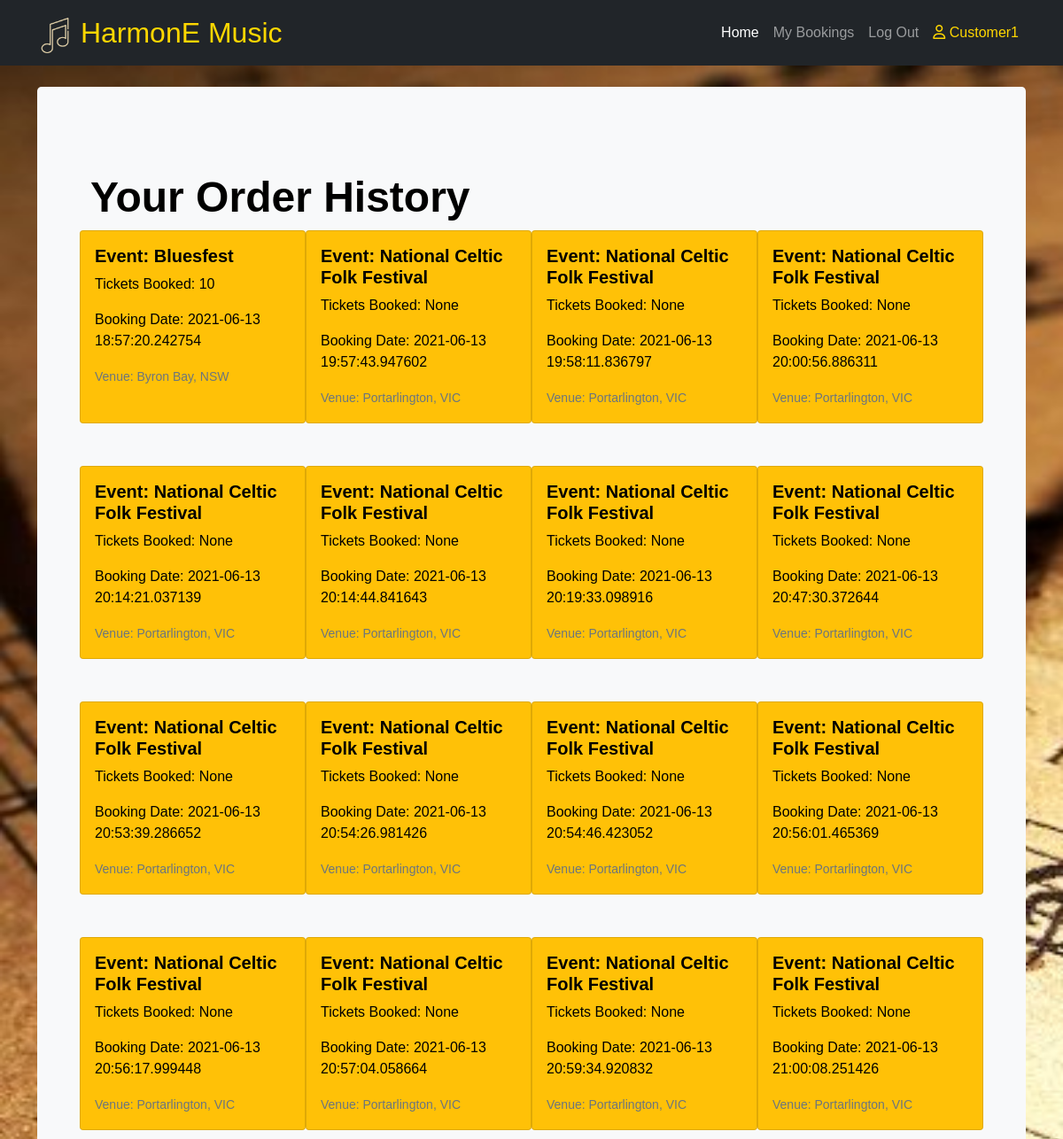
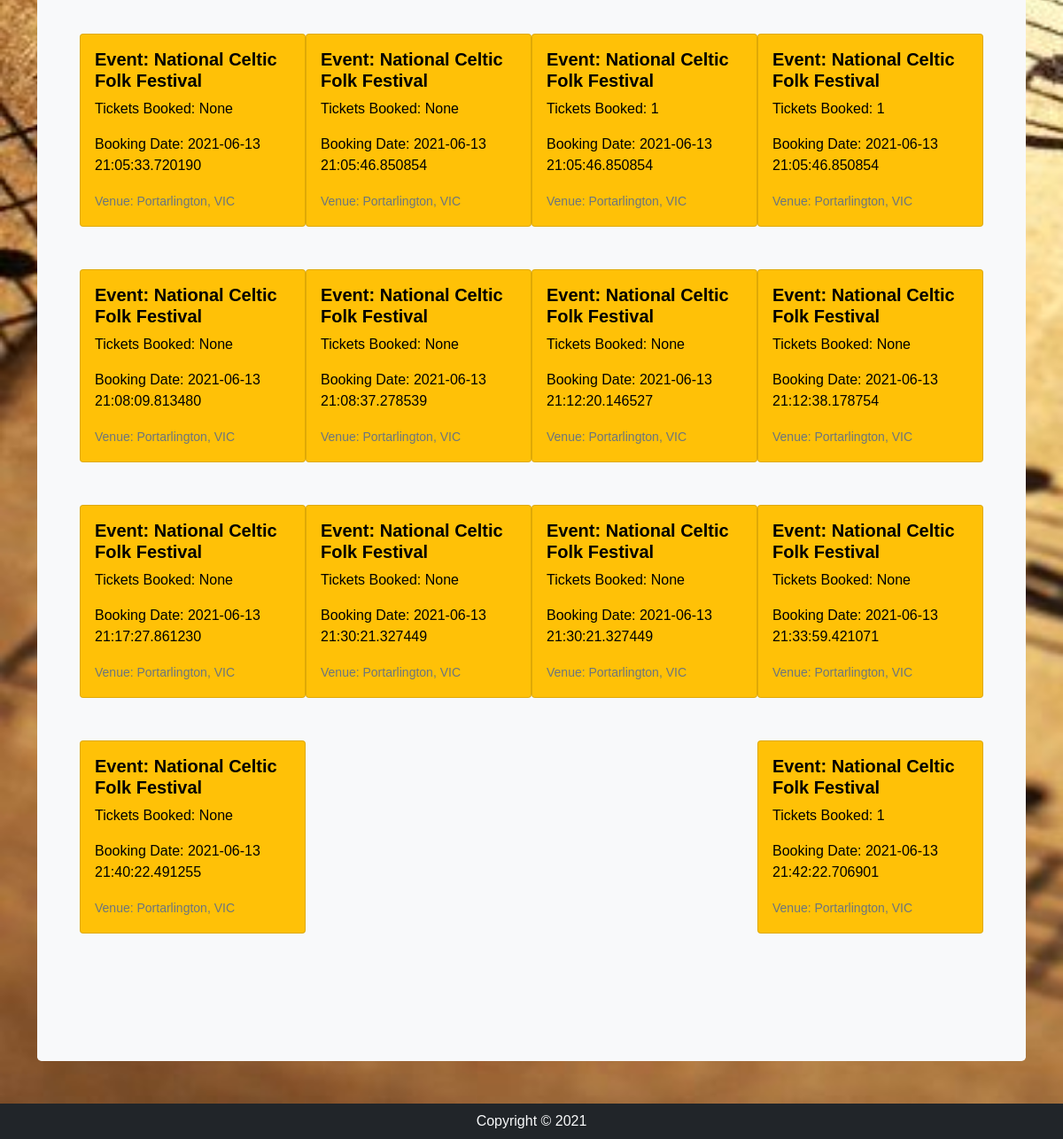
The app's page /history (signed in) with its own data (2 pictures, top to bottom).
### music/models.py (models this page shows, shortened)
class User(db.Model, UserMixin):
    __tablename__='users' # Table name #
    id = db.Column(db.Integer, primary_key=True)
    name = db.Column(db.String(100), index=True, unique=True, nullable=False)
    emailid = db.Column(db.String(100), index=True, nullable=False)
    contactnumber = db.Column(db.String(10), index=True, nullable=False)
    addres = db.Column(db.String(100), index=True, nullable=False)
    password_hash = db.Column(db.String(255), nullable=False)
    role = db.Column(db.String(200), index=True, nullable=False)
    events = db.relationship('MusicEvent', backref='users')
    comments = db.relationship('Comment', backref='users')
    orders = db.relationship('Order', backref='users')

class Order(db.Model):
    __tablename__ = 'orders' # Table name #
    id = db.Column(db.Integer, primary_key=True)
    quantity = db.Column(db.Integer)
    booked_at = db.Column(db.DateTime, default=datetime.now())
    user_id = db.Column(db.Integer, db.ForeignKey('users.id'))
    event_id = db.Column(db.Integer, db.ForeignKey('events.id'))

class MusicEvent(db.Model):
    __tablename__ = 'events' # Table name #
    id = db.Column(db.Integer, primary_key=True)
    EventName = db.Column(db.String(100), index=True, nullable=False)
    EventCreator = db.Column(db.Integer, db.ForeignKey('users.id'))
    EventImage = db.Column(db.String(400), index=True, nullable=False)
    EventGenre = db.Column(db.String(100), index=True, nullable=False)
    EventDescription = db.Column(db.String(200), index=True, nullable=False)
    EventVenue = db.Column(db.String(200), index=True, nullable=False)
    EventStart = db.Column(db.String(200), index=True, nullable=False)
    EventEnd = db.Column(db.String(200), index=True, nullable=False)
    EventTickets = db.Column(db.Integer, index=True, nullable=False)
    EventStatus = db.Column(db.String(200), index=True, nullable=False)
    comments = db.relationship('Comment', backref='events')
    orders = db.relationship('Order', backref='events')

### music/views.py (the view)
@mainbp.route('/history')
def history():
    events = MusicEvent.query.all()
    orders = Order.query.all()
    return render_template('history.html', orders=orders, events=events)

### music/__init__.py (called while the page is built)
def create_app():
    app=Flask(__name__)
    app.debug=True
    app.secret_key='utroutoru'
    app.config['SQLALCHEMY_DATABASE_URI']='sqlite:///MusicEvent.sqlite'
    app.register_error_handler(403, forbidden)
    app.register_error_handler(404, page_not_found)
    app.register_error_handler(500, internal_server_error)
    db.init_app(app)
    bootstrap = Bootstrap(app)
    UPLOAD_FOLDER = '/images/'
    app.config['UPLOAD_FOLDER'] = UPLOAD_FOLDER
    login_manager = LoginManager()
    login_manager.login_view='auth.login'
    login_manager.init_app(app)
    from .models import User
    @login_manager.user_loader
    def load_user(user_id):
        return User.query.get(int(user_id))
    from . import views
    app.register_blueprint(views.mainbp)
    from . import events
    app.register_blueprint(events.bp)
    from . import auth
    app.register_blueprint(auth.bp)
    return app

### music/templates/history.html
{% extends "base.html" %}
{% import "bootstrap/wtf.html" as wtf %}
{% block content %}
<div class="container py-4">
    <div class="p-5 mb-4 bg-light rounded-3">
        <div class="container-fluid py-5">
            <h1 class="display-5 fw-bold">Your Order History</h1>
            {% if orders %}
            <div class="row justify-content-between">
                {% for order in orders %}
                <div class="card mb-5 mr-5 px-0 col-md-3 bg-warning">
                    <div class="card-body">
                        <h5 class="card-title"><b>Event: {{order.events.EventName}}</b></h5>
                        <p class="card-text">Tickets Booked: {{order.quantity}}</p>
                        <p class="card-text">Booking Date: {{order.booked_at}}</p>
                        <p class="card-text"><small class="text-muted">Venue: {{order.events.EventVenue}}</small></p>
                    </div>
                </div>
                {% endfor %}
                {% else %}
                <h1 class="display-4">Sorry {{current_user.name}}, you haven't made an order yet.</h1>
                <a href='/'><button class="btn btn-primary btn-lg my-4">Click Here to Browse Our Events </button>
                </a>
                {% endif %}
            </div>
        </div>
    </div>
</div>
{% endblock %}

### music/templates/base.html (shortened to what this page needs)
<!doctype html>
<html lang="en">
<head>
    <link href="https://cdn.jsdelivr.net/npm/bootstrap@5.0.0-beta3/dist/css/bootstrap.min.css" rel="stylesheet"
>
    <link rel="stylesheet" type="text/css" href="/static/styles.css">
</head>
<body class="d-flex flex-column site-content">
    <header>
        <nav class="navbar navbar-expand-lg bg-dark navbar-dark">
            <div class="container">
                <a class="navbar-brand" style="color: gold;" href="/">
                    <img src="\static\images\harmonElogo.png" style="width:40px;height:40px;"> HarmonE Music</a>
                <section class="collapse navbar-collapse justify-content-end" id="navbarNav">
                    <div class="navbar-nav">
                        <a class="nav-item nav-link active" href="/">Home</a>
                        {% if current_user.is_authenticated and current_user.role=="admin" %}
                        <a class="nav-item nav-link" href="{{ url_for('event.create') }}">Create Event</a>
                        <a class="nav-item nav-link" href="{{ url_for('auth.logout') }}">Log Out</a>
                        <a class="nav-item nav-link" style="color: gold"><i class="far fa-user"></i> {{
                            current_user.name }}</a>
                        {% elif current_user.is_authenticated and current_user.role=="customer" %}
                        <a class="nav-item nav-link" href="{{ url_for('main.history') }}">My Bookings</a>
                        <a class="nav-item nav-link" href="{{ url_for('auth.logout') }}">Log Out</a>
                        <a class="nav-item nav-link" style="color: gold"><i class="far fa-user"></i> {{
                            current_user.name }}</a>
                        {% else %}
                        <a class="nav-item nav-link" href="{{ url_for('auth.register') }}">Sign Up</a>
                        <a class="nav-item nav-link" href="{{ url_for('auth.login') }}">Log In</a>
                        {% endif %}
                    </div>
                </section>
            </div>
        </nav>
    </header>
    {% block content %}
    {% endblock %}
    <footer class="footer mt-auto">
        <div class="text-center py-2 bg-dark">
            <span class="text-light">Copyright &copy; 2021</span>
        </div>
    </footer>
</body>
</html>

### music/static/styles.css (style rules this page uses)
body { padding: 0%; margin: 0%; min-height: 100vh; font-family: 'Rubik', sans-serif; color: var(--info-colour); }
.site-content { background-image: url('images/sheetmusic.jpg'); background-attachment: fixed; background-size: cover; }
.navbar-brand { font-size: 2em; color:gold !important; }

### records on screen
User: name "Customer1"
Order: events.EventName "Bluesfest", quantity "10", booked_at "2021-06-13 18:57:20.242754", events.EventVenue "Byron Bay, NSW"
Order: events.EventName "National Celtic Folk Festival", quantity "None", booked_at "2021-06-13 19:57:43.947602", events.EventVenue "Portarlington, VIC"
Order: events.EventName "National Celtic Folk Festival", quantity "None", booked_at "2021-06-13 19:58:11.836797", events.EventVenue "Portarlington, VIC"
Order: events.EventName "National Celtic Folk Festival", quantity "None", booked_at "2021-06-13 20:00:56.886311", events.EventVenue "Portarlington, VIC"
Order: events.EventName "National Celtic Folk Festival", quantity "None", booked_at "2021-06-13 20:14:21.037139", events.EventVenue "Portarlington, VIC"
Order: events.EventName "National Celtic Folk Festival", quantity "None", booked_at "2021-06-13 20:14:44.841643", events.EventVenue "Portarlington, VIC"
Order: events.EventName "National Celtic Folk Festival", quantity "None", booked_at "2021-06-13 20:19:33.098916", events.EventVenue "Portarlington, VIC"
Order: events.EventName "National Celtic Folk Festival", quantity "None", booked_at "2021-06-13 20:47:30.372644", events.EventVenue "Portarlington, VIC"
Order: events.EventName "National Celtic Folk Festival", quantity "None", booked_at "2021-06-13 20:53:39.286652", events.EventVenue "Portarlington, VIC"
Order: events.EventName "National Celtic Folk Festival", quantity "None", booked_at "2021-06-13 20:54:26.981426", events.EventVenue "Portarlington, VIC"
Order: events.EventName "National Celtic Folk Festival", quantity "None", booked_at "2021-06-13 20:54:46.423052", events.EventVenue "Portarlington, VIC"
Order: events.EventName "National Celtic Folk Festival", quantity "None", booked_at "2021-06-13 20:56:01.465369", events.EventVenue "Portarlington, VIC"
Order: events.EventName "National Celtic Folk Festival", quantity "None", booked_at "2021-06-13 20:56:17.999448", events.EventVenue "Portarlington, VIC"
Order: events.EventName "National Celtic Folk Festival", quantity "None", booked_at "2021-06-13 20:57:04.058664", events.EventVenue "Portarlington, VIC"
Order: events.EventName "National Celtic Folk Festival", quantity "None", booked_at "2021-06-13 20:59:34.920832", events.EventVenue "Portarlington, VIC"
Order: events.EventName "National Celtic Folk Festival", quantity "None", booked_at "2021-06-13 21:00:08.251426", events.EventVenue "Portarlington, VIC"
Order: events.EventName "National Celtic Folk Festival", quantity "None", booked_at "2021-06-13 21:05:33.720190", events.EventVenue "Portarlington, VIC"
Order: events.EventName "National Celtic Folk Festival", quantity "None", booked_at "2021-06-13 21:05:46.850854", events.EventVenue "Portarlington, VIC"
Order: events.EventName "National Celtic Folk Festival", quantity "1", booked_at "2021-06-13 21:05:46.850854", events.EventVenue "Portarlington, VIC"
Order: events.EventName "National Celtic Folk Festival", quantity "1", booked_at "2021-06-13 21:05:46.850854", events.EventVenue "Portarlington, VIC"
Order: events.EventName "National Celtic Folk Festival", quantity "None", booked_at "2021-06-13 21:08:09.813480", events.EventVenue "Portarlington, VIC"
Order: events.EventName "National Celtic Folk Festival", quantity "None", booked_at "2021-06-13 21:08:37.278539", events.EventVenue "Portarlington, VIC"
Order: events.EventName "National Celtic Folk Festival", quantity "None", booked_at "2021-06-13 21:12:20.146527", events.EventVenue "Portarlington, VIC"
Order: events.EventName "National Celtic Folk Festival", quantity "None", booked_at "2021-06-13 21:12:38.178754", events.EventVenue "Portarlington, VIC"
Order: events.EventName "National Celtic Folk Festival", quantity "None", booked_at "2021-06-13 21:17:27.861230", events.EventVenue "Portarlington, VIC"
Order: events.EventName "National Celtic Folk Festival", quantity "None", booked_at "2021-06-13 21:30:21.327449", events.EventVenue "Portarlington, VIC"
Order: events.EventName "National Celtic Folk Festival", quantity "None", booked_at "2021-06-13 21:30:21.327449", events.EventVenue "Portarlington, VIC"
Order: events.EventName "National Celtic Folk Festival", quantity "None", booked_at "2021-06-13 21:33:59.421071", events.EventVenue "Portarlington, VIC"
Order: events.EventName "National Celtic Folk Festival", quantity "None", booked_at "2021-06-13 21:40:22.491255", events.EventVenue "Portarlington, VIC"
Order: events.EventName "National Celtic Folk Festival", quantity "1", booked_at "2021-06-13 21:42:22.706901", events.EventVenue "Portarlington, VIC"
